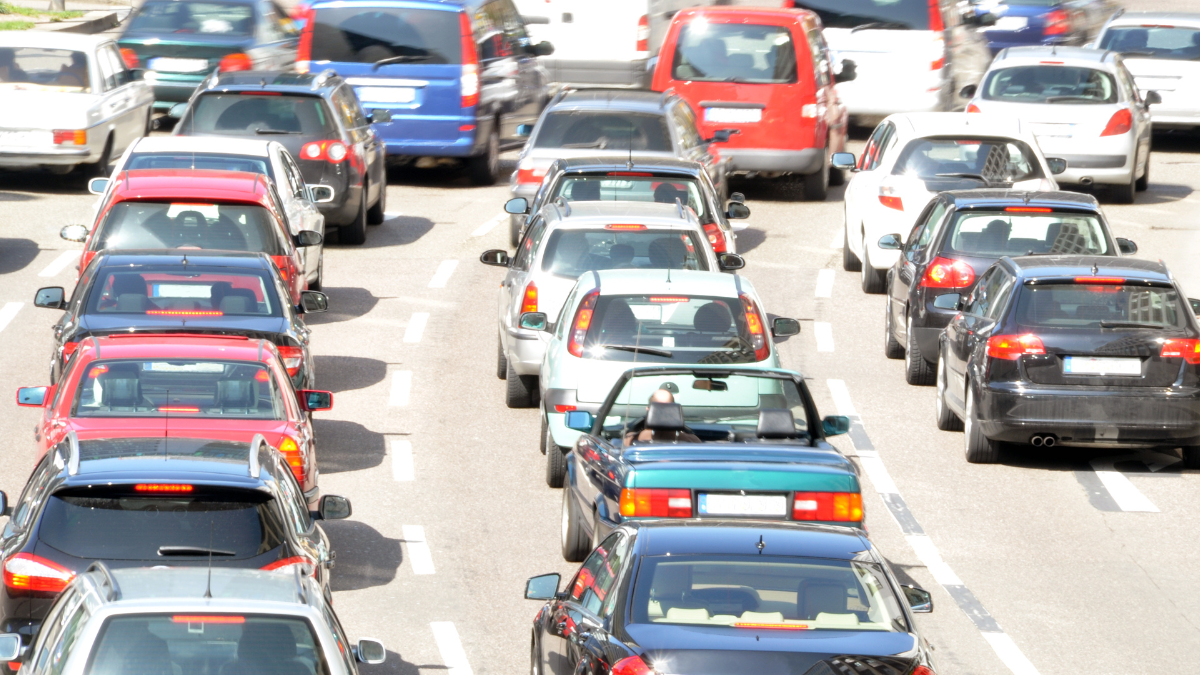
#> input picture Images/Cars.png, 1200 x 675 px
$ python main.py
#> lines starting #> are read from the running program, lines starting #| are printed output that depends on the picture
#> further down, rgb_image is the input picture: PIL image 1200x675 RGBA; mean R, G, B, A 174.5, 169.6, 170.6, 255
from PIL import Image


# me di cuenta demasiado tarde que la imagen que uso para validar es RGBA y no RGB
# pero todavia me sale discrepancia comparando con el resultado que da openCV
def rgbToHSV(rgbImage):
    width, height = rgbImage.size
#> width = 1200; height = 675
    hsvImage = Image.new('HSV', (width, height))
#> hsvImage: PIL image 1200x675 HSV; every value is 0
    h = 0

    for x in range(width):
        for y in range(height):
            r, g, b = rgbImage.getpixel((x, y))
            r, g, b = r / 255.0, g / 255.0, b / 255.0

            cmax = max(r, g, b)
            cmin = min(r, g, b)
            diff = cmax - cmin  # El valor de la diferencia o delta

            if cmax == cmin:
                h = 0
            # Dependiendo del maximo va aplicando segun la formula
            elif cmax == r:
                h = (60 * ((g - b) / diff) + 360) % 360
            elif cmax == g:
                h = (60 * ((b - r) / diff) + 120) % 360
            elif cmax == b:
                h = (60 * ((r - g) / diff) + 240) % 360
            if cmax == 0:
                s = 0
            else:
                s = (diff / cmax) * 100
            v = cmax * 100
            # Va juntando los pixeles convertidoes en una nueva imagen
            hsvImage.putpixel((x, y), (int(h), int(s), int(v)))
#> hsvImage: PIL image 1200x675 HSV; mean H, S, V 105.7, 15.9, 72.9

    return hsvImage


# Esto es mas simple y se pudo con un match case basico
def hsvToRGB(hsv_image):
    width, height = hsv_image.size
#> width = 1200; height = 675
    rgb_image = Image.new('RGB', (width, height))

    for x in range(width):
        for y in range(height):
            h, s, v = hsv_image.getpixel((x, y))
            h, s, v = h / 360.0, s / 100.0, v / 100.0

            if s == 0:
                r, g, b = v, v, v
            else:
                h *= 6.0
                i = int(h)
                f = h - i
                p = v * (1 - s)
                q = v * (1 - s * f)
                t = v * (1 - s * (1 - f))

                match i:
                    case 0:
                        r, g, b = v, t, p
                    case 1:
                        r, g, b = q, v, p
                    case 2:
                        r, g, b = p, v, t
                    case 3:
                        r, g, b = p, q, v
                    case 4:
                        r, g, b = t, p, v
                    case _:
                        r, g, b = v, p, q

            r, g, b = int(r * 255), int(g * 255), int(b * 255)
            rgb_image.putpixel((x, y), (r, g, b))
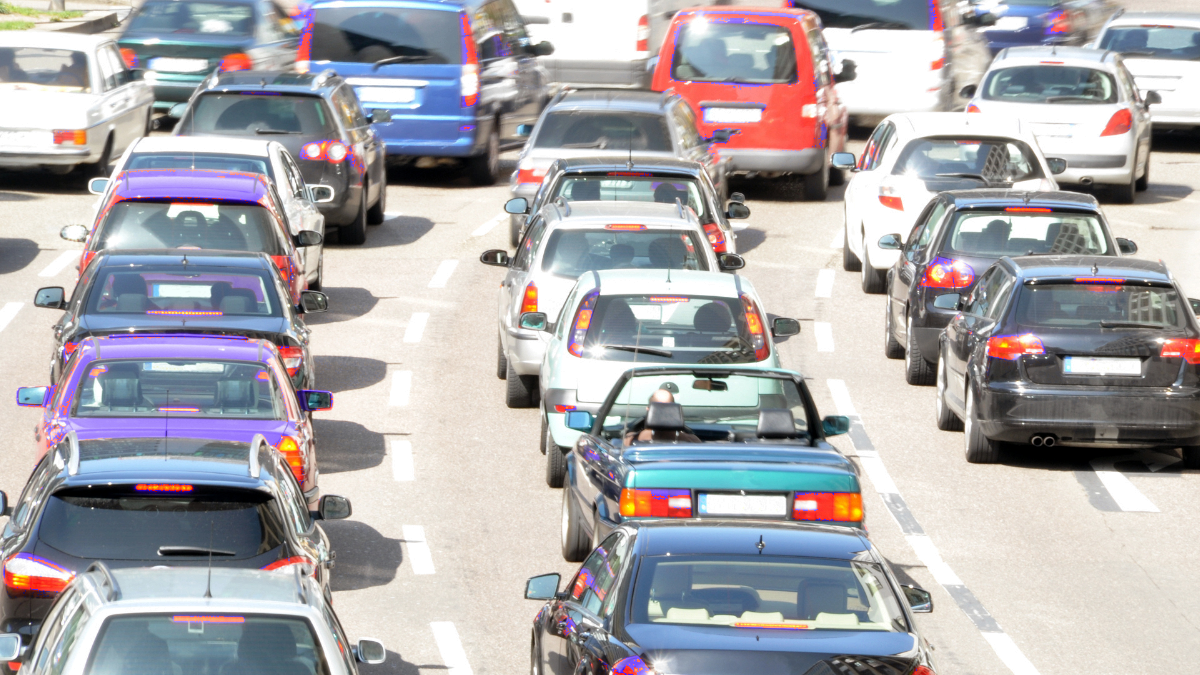
#> rgb_image: PIL image 1200x675 RGB; mean R, G, B 170.9, 168.5, 172.2

    return rgb_image


def convertHSVToRGB(input_image_path, output_image_path):
    rgb_image = Image.open(input_image_path)
    hsv_image = rgbToHSV(rgb_image)
    rgb_image = hsvToRGB(hsv_image)
    rgb_image.save(output_image_path)


if __name__ == '__main__':
    input_image_path = "./Images/Cars.png"
    output_hsv_image_path = "resultado_hsv.png"
    output_rgb_image_path = "CarsRgb.jpg"

    # Convertir imagen RGB a HSV y guardarla
    rgb_image = Image.open(input_image_path)
    rgb_image = rgb_image.convert('RGB')  # Se supone que convierte de rgba a hsv
    hsv_image = rgbToHSV(rgb_image)
    hsv_image.show("HSV")
    # Convertir imagen HSV de nuevo a RGB y guardarla
    rgb_image = hsvToRGB(hsv_image)
    rgb_image.show("RGB")
    rgb_image.save(output_rgb_image_path)
